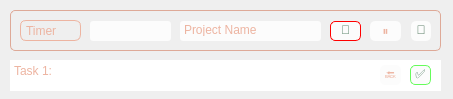
<?xml version="1.0" encoding="UTF-8"?>
<ui version="4.0">
 <class>Form</class>
 <widget class="QWidget" name="Form">
  <property name="geometry">
   <rect>
    <x>0</x>
    <y>0</y>
    <width>453</width>
    <height>99</height>
   </rect>
  </property>
  <property name="windowTitle">
   <string>Form</string>
  </property>
  <widget class="QFrame" name="window_7">
   <property name="geometry">
    <rect>
     <x>10</x>
     <y>10</y>
     <width>431</width>
     <height>41</height>
    </rect>
   </property>
   <property name="styleSheet">
    <string notr="true">QFrame {
	border: 1px solid;
	border-radius: 5px;
	border-bottom-color: rgb(222, 169, 151);
border-right-color: rgb(222, 169, 151);
border-left-color: rgb(222, 169, 151);
	border-top-color: rgb(222, 169, 151);
}</string>
   </property>
   <property name="frameShape">
    <enum>QFrame::StyledPanel</enum>
   </property>
   <property name="frameShadow">
    <enum>QFrame::Raised</enum>
   </property>
   <widget class="QFrame" name="frame_grip_7">
    <property name="geometry">
     <rect>
      <x>490</x>
      <y>270</y>
      <width>19</width>
      <height>19</height>
     </rect>
    </property>
    <property name="styleSheet">
     <string notr="true">QFrame {
border-radius: 10px;
}</string>
    </property>
    <property name="frameShape">
     <enum>QFrame::StyledPanel</enum>
    </property>
    <property name="frameShadow">
     <enum>QFrame::Raised</enum>
    </property>
   </widget>
   <widget class="QLineEdit" name="project_name">
    <property name="geometry">
     <rect>
      <x>170</x>
      <y>11</y>
      <width>141</width>
      <height>20</height>
     </rect>
    </property>
    <property name="styleSheet">
     <string notr="true">QLineEdit {
	border-radius: 3px;
	background-color: rgb(252, 252, 252);
	color: #edb4a1;
	padding: 2px;
	padding-bottom: 5px;	
	font: 63 8pt &quot;Cascadia Code SemiBold&quot;;
}</string>
    </property>
    <property name="inputMask">
     <string/>
    </property>
    <property name="text">
     <string>Project Name</string>
    </property>
   </widget>
   <widget class="QFrame" name="frame_3">
    <property name="geometry">
     <rect>
      <x>10</x>
      <y>10</y>
      <width>61</width>
      <height>21</height>
     </rect>
    </property>
    <property name="styleSheet">
     <string notr="true">QFrame {
border: 1px solid;
border-radius: 6px;
border-top-color: rgb(237, 180, 161);
border-right-color: rgb(237, 180, 161);
border-left-color: rgb(237, 180, 161);
border-bottom-color: rgb(237, 180, 161);
}</string>
    </property>
    <property name="frameShape">
     <enum>QFrame::StyledPanel</enum>
    </property>
    <property name="frameShadow">
     <enum>QFrame::Raised</enum>
    </property>
   </widget>
   <widget class="QPushButton" name="stop_bt">
    <property name="geometry">
     <rect>
      <x>320</x>
      <y>11</y>
      <width>31</width>
      <height>20</height>
     </rect>
    </property>
    <property name="styleSheet">
     <string notr="true">QPushButton {
	border-radius: 5px;
	color: rgb(80, 125, 97);
	background-color: rgb(252, 252, 252);
	border: 1px solid;
	border-top-color: rgb(255, 0, 0);
	border-right-color: rgb(255, 0, 0);
	border-left-color: rgb(255, 0, 0);
	border-bottom-color: rgb(255, 0, 0);
	font: 11pt &quot;Cascadia Code&quot;;
	padding-bottom: 2px;
}
QPushButton::hover {
	background-color: rgb(240, 240, 240);
	border-top-color: rgb(227, 0, 0);
	border-right-color: rgb(227, 0, 0);
	border-left-color: rgb(227, 0, 0);
	border-bottom-color: rgb(227, 0, 0);
}</string>
    </property>
    <property name="text">
     <string>🛑</string>
    </property>
   </widget>
   <widget class="QLineEdit" name="seconds">
    <property name="geometry">
     <rect>
      <x>80</x>
      <y>11</y>
      <width>81</width>
      <height>20</height>
     </rect>
    </property>
    <property name="styleSheet">
     <string notr="true">QLineEdit {
	border-radius: 3px;
	background-color: rgb(252, 252, 252);
	color: #edb4a1;
	padding: 2px;
	padding-bottom: 5px;	
	font: 63 8pt &quot;Cascadia Code SemiBold&quot;;
}</string>
    </property>
    <property name="text">
     <string/>
    </property>
    <property name="readOnly">
     <bool>true</bool>
    </property>
   </widget>
   <widget class="QPushButton" name="music_bt">
    <property name="geometry">
     <rect>
      <x>401</x>
      <y>11</y>
      <width>20</width>
      <height>20</height>
     </rect>
    </property>
    <property name="styleSheet">
     <string notr="true">QPushButton {
	border-radius: 5px;
	color: rgb(72, 112, 86);
background-color: rgb(252, 252, 252);
	font: 11pt &quot;Cascadia Code&quot;;
	padding-bottom: 2px;
}
QPushButton::hover {
	color: rgb(203, 154, 138);
	background-color: rgb(240, 240, 240);
}
QPushButton::disabled {
	color: rgb(108, 108, 108);
	background-color: rgb(163, 163, 163);
}</string>
    </property>
    <property name="text">
     <string>🎼</string>
    </property>
   </widget>
   <widget class="QLabel" name="DNALabel_8">
    <property name="geometry">
     <rect>
      <x>16</x>
      <y>-5</y>
      <width>51</width>
      <height>51</height>
     </rect>
    </property>
    <property name="styleSheet">
     <string notr="true">QLabel {
	border-radius: 3px;
	border: 0px;
	color: #edb4a1;
	font: 25 13pt &quot;Cascadia Code Light&quot;;
}</string>
    </property>
    <property name="text">
     <string>Timer</string>
    </property>
   </widget>
   <widget class="QPushButton" name="pause_bt">
    <property name="geometry">
     <rect>
      <x>360</x>
      <y>11</y>
      <width>31</width>
      <height>20</height>
     </rect>
    </property>
    <property name="styleSheet">
     <string notr="true">QPushButton {
	border-radius: 5px;
	color: #edb4a1;
background-color: rgb(252, 252, 252);
	font: 11pt &quot;Cascadia Code&quot;;
	padding-bottom: 2px;
}
QPushButton::hover {
	color: rgb(203, 154, 138);
	background-color: rgb(240, 240, 240);
}
QPushButton::disabled {
	color: rgb(108, 108, 108);
	background-color: rgb(163, 163, 163);
}</string>
    </property>
    <property name="text">
     <string>⏸️</string>
    </property>
   </widget>
  </widget>
  <widget class="QPlainTextEdit" name="all_tasks">
   <property name="geometry">
    <rect>
     <x>10</x>
     <y>60</y>
     <width>431</width>
     <height>31</height>
    </rect>
   </property>
   <property name="styleSheet">
    <string notr="true">			 QPlainTextEdit{
			 border: 0px solid;
			 border-color: none;
			 border-radius: 6px;
			 color: #edb4a1;
			 font: 63 8pt &quot;Cascadia Code SemiBold&quot;;
			 }
		QScrollBar:vertical {
            border: 0px solid #dca795;
            background:white;   
            margin: 0px 0px 0px 0px;
 			  width: 1px;
        }
        QScrollBar::handle:vertical {         
       
			min-height: 0px;
          	border: 0px solid red;
			border-radius: 5px;
			background-color: #dca795;
        }
        QScrollBar::add-line:vertical {       
            height: 0px;
            subcontrol-position: bottom;
            subcontrol-origin: margin;
        }
        QScrollBar::sub-line:vertical {
            height: 0px;
            subcontrol-position: top;
            subcontrol-origin: margin;
        }
</string>
   </property>
   <property name="readOnly">
    <bool>true</bool>
   </property>
   <property name="plainText">
    <string>Task 1:

































</string>
   </property>
  </widget>
  <widget class="QPushButton" name="finishTask">
   <property name="geometry">
    <rect>
     <x>410</x>
     <y>65</y>
     <width>21</width>
     <height>20</height>
    </rect>
   </property>
   <property name="styleSheet">
    <string notr="true">QPushButton {
	border-radius: 5px;
	color: rgb(80, 125, 97);
	background-color: rgb(252, 252, 252);
	border: 1px solid;
	border-top-color: rgb(102, 252, 91);
	border-right-color: rgb(102, 252, 91);
	border-left-color: rgb(102, 252, 91);
	border-bottom-color: rgb(102, 252, 91);
	font: 11pt &quot;Cascadia Code&quot;;
	padding-bottom: 2px;
}
QPushButton::hover {
	background-color: rgb(240, 240, 240);
	border-top-color: rgb(97, 234, 84);
	border-right-color:rgb(97, 234, 84);
	border-left-color: rgb(97, 234, 84);
	border-bottom-color:rgb(97, 234, 84)
}</string>
   </property>
   <property name="text">
    <string>✅</string>
   </property>
  </widget>
  <widget class="QPushButton" name="skipTask">
   <property name="geometry">
    <rect>
     <x>380</x>
     <y>65</y>
     <width>21</width>
     <height>20</height>
    </rect>
   </property>
   <property name="styleSheet">
    <string notr="true">QPushButton {
	border-radius: 5px;
	color: #edb4a1;
background-color: rgb(252, 252, 252);
	font: 11pt &quot;Cascadia Code&quot;;
	padding-bottom: 2px;
}
QPushButton::hover {
	color: rgb(203, 154, 138);
	background-color: rgb(240, 240, 240);
}
QPushButton::disabled {
	color: rgb(108, 108, 108);
	background-color: rgb(163, 163, 163);
}</string>
   </property>
   <property name="text">
    <string>🔙</string>
   </property>
  </widget>
 </widget>
 <resources/>
 <connections/>
</ui>
